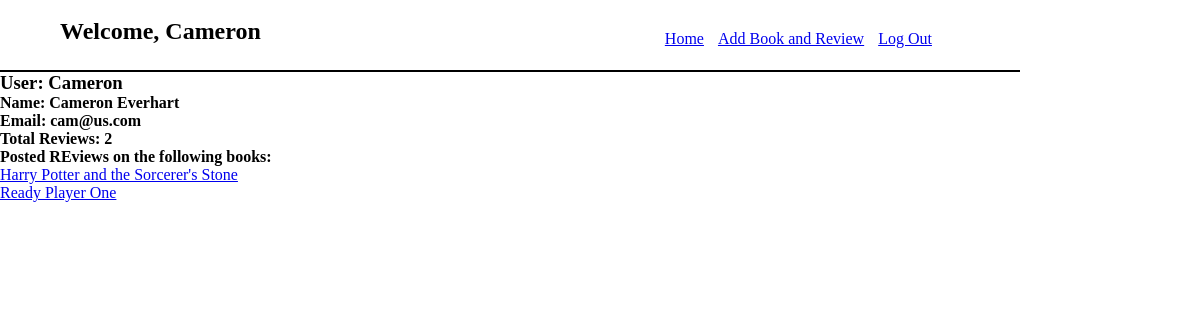
/users/1 (signed in), run on the app's committed database.
### login/models.py (models this page shows, shortened)
class User(models.Model):
    fname = models.CharField(max_length=25)
    lname = models.CharField(max_length=30)
    email = models.EmailField()
    password = models.CharField(max_length=50)
    created_at = models.DateTimeField(auto_now_add=True)
    updated_at = models.DateTimeField(auto_now=True)
    objects = UserManager()

### readsapp/models.py (models this page shows, shortened)
class Review(models.Model):
    comment = models.TextField()
    rating = models.IntegerField()
    created_at = models.DateTimeField(auto_now_add=True)
    updated_at = models.DateTimeField(auto_now=True)
    reviewer = models.ForeignKey(User, related_name="written_reviews", on_delete=models.CASCADE)
    book = models.ForeignKey(Book, related_name="book_reviews", on_delete=models.CASCADE)

class Book(models.Model):
    title = models.CharField(max_length=100)
    author = models.CharField(max_length=100)
    created_at = models.DateTimeField(auto_now_add=True)
    updated_at = models.DateTimeField(auto_now=True)
    objects = BookManager()

### readsapp/views.py (the view)
# urls.py: path('users/<int:uID>', views.userPage),
def userPage(request, uID):
    if not request.session['user_id']:
        messages.error(request, "User not currently logged in")
        return redirect('/books')
    user = User.objects.get(id=uID)
    reviews = user.written_reviews.all()
    context = {
        'user': user,
        'reviews': reviews,
    }
    return render(request, "user_info.html", context)

### readsapp/templates/user_info.html (shortened to what this page needs)
<!DOCTYPE html>
<html lang="en">
<head>
    {% load static %}
    <link rel="stylesheet" href={% static 'css/bookspagestyle.css' %}>
</head>
<body>
    <div id="container">
        <div class="header">
            <h2>Welcome, {{request.session.name}}</h2>
            <p><a href="/books">Home</a></p>
            <p><a href="/books/add">Add Book and Review</a></p>
            <p><a href="/logout">Log Out</a></p>
        </div>
        <div class="infouser">
            <h3>User: {{user.fname}}</h3>
            <h4>Name: {{user.fname}} {{user.lname}}</h4>
            <h4>Email: {{user.email}}</h4>
            <h4>Total Reviews: {{reviews.count}}</h4>
        </div>
        <div class="otherbookrevs">
            <h4>Posted REviews on the following books:</h4>
            {% for review in reviews %}
                <p><a href="/books/{{reivew.book.id}}">{{review.book.title}}</a></p>
            {% endfor %}
        </div>
    </div>
</body>
</html>

### readsapp/static/css/bookspagestyle.css (style rules this page uses)
* { margin: 0px; padding: 0px; }
#container { height: 1000px; width: 1000px; }
.header { border-bottom: solid black 2px; height: 50px; width: 100%; padding: 10px; }
.header h2 { display: inline-block; text-align: left; vertical-align: middle; margin-left: 5%; margin-right: 40%; }
.header p { display: inline-block; text-align: right; vertical-align: middle; margin: 20px 10px 5px 0; }

### data on the page
User: session.name "Cameron", fname "Cameron", lname "Everhart", email "cam@us.com", count "2"
Review: book "Harry Potter and the Sorcerer's Stone"
Review: book "Ready Player One"
